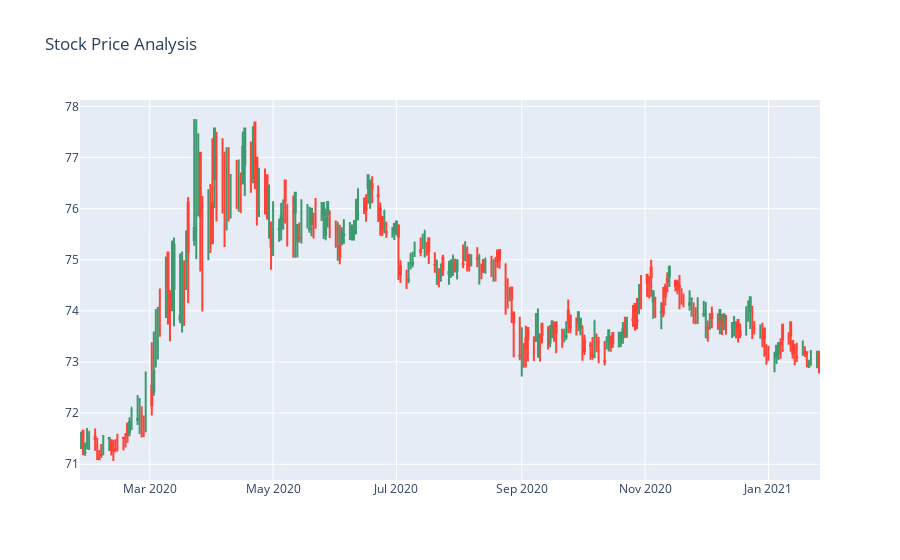

Write notebook code for a chart like this one.
### Code cell
import plotly.graph_objects as go

figure = go.Figure(data=[go.Candlestick(x=df_2.index, open=df_2["Open"], high=df_2["High"], low=df_2["Low"], close=df_2["Close"])])
figure.update_layout(title = "Stock Price Analysis", xaxis_rangeslider_visible=False)
figure.show()

### Figure 1 — Plotly figure (JSON) as saved in the notebook; plotly's stock layout.template omitted (floating-point values rounded to 4 significant figures; data arrays with more than 128 entries replaced by an {"elided": "..."} marker saying what was removed)
{"data": [{"close": {"elided": "366 float values"}, "high": {"elided": "366 float values"}, "low": {"elided": "366 float values"}, "open": {"elided": "366 float values"}, "type": "candlestick", "x": {"elided": "366 str values"}}], "layout": {"autosize": true, "title": {"text": "Stock Price Analysis"}, "xaxis": {"autorange": true, "range": ["2020-01-26 12:00", "2021-01-26 12:00"], "rangeslider": {"visible": false, "yaxis": {}}, "type": "date"}, "yaxis": {"autorange": true, "range": [70.69, 78.13]}}}
